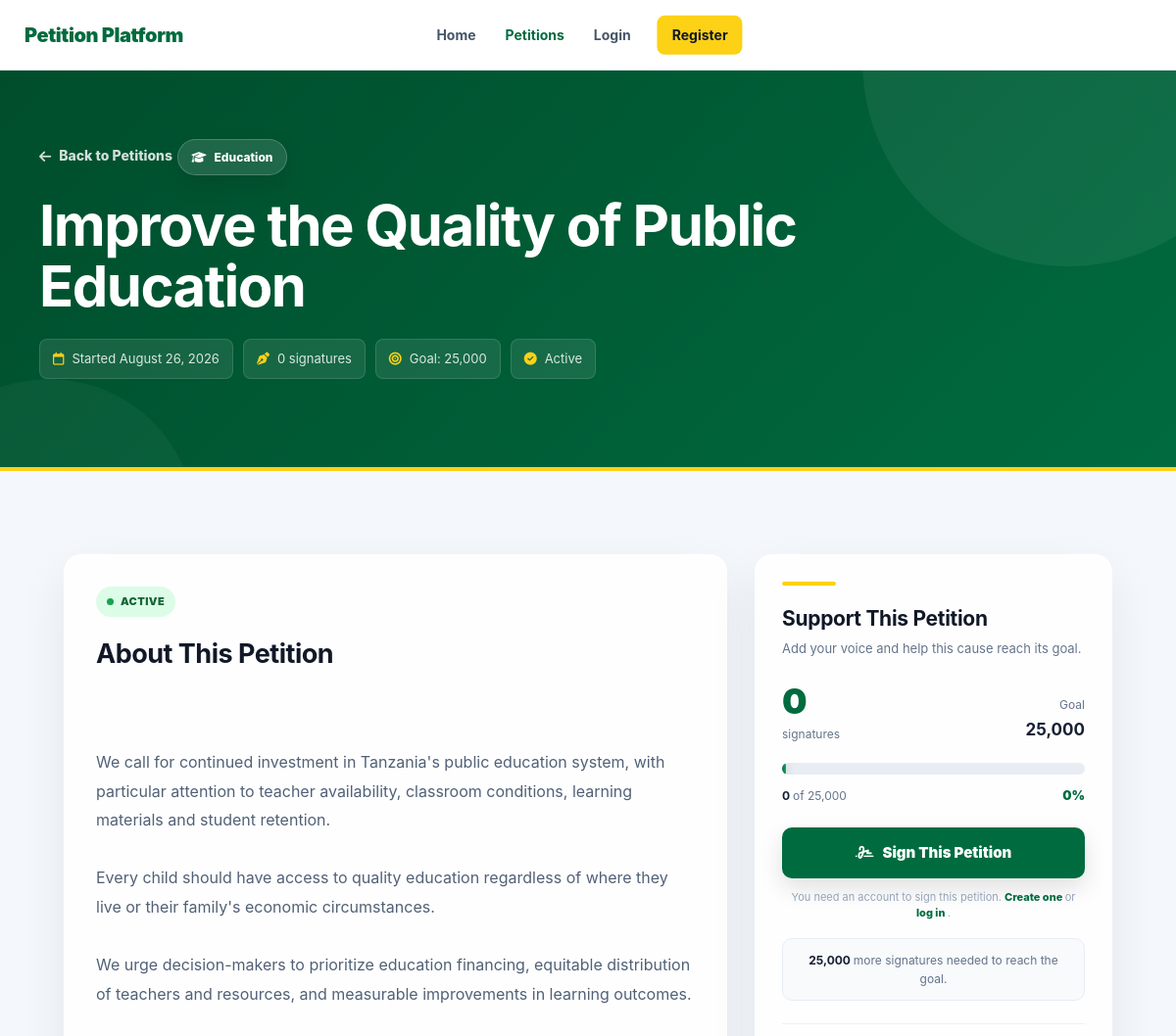
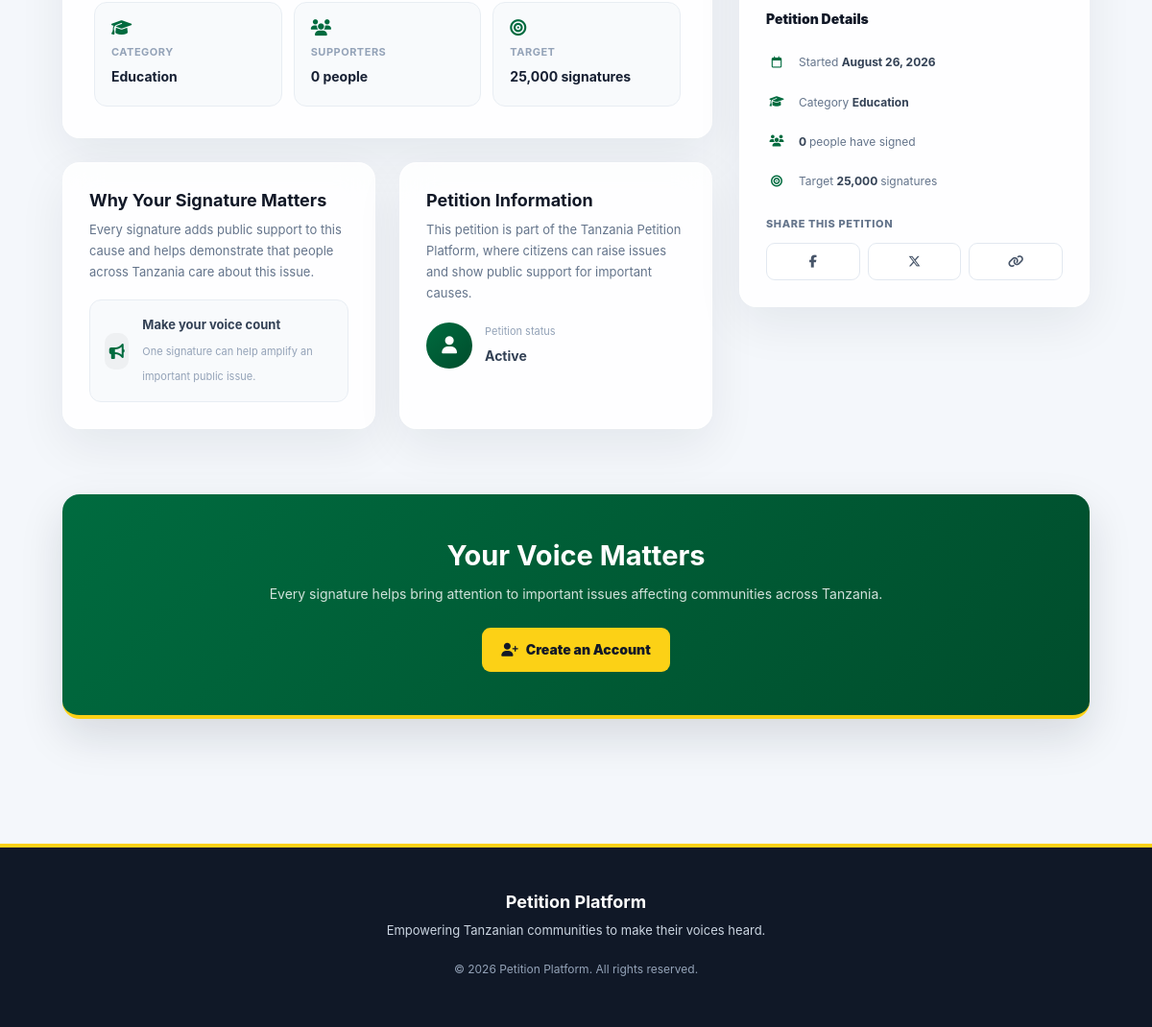
Screenshot of /petition.php?id=5 with the database file from the repository (2 pictures, top to bottom).
### tables this page shows
CREATE TABLE `petitions` (
  `id` int(10) unsigned NOT NULL AUTO_INCREMENT,
  `title` varchar(255) NOT NULL,
  `description` text NOT NULL,
  `category` varchar(100) NOT NULL DEFAULT 'Other',
  `goal` int(10) unsigned NOT NULL DEFAULT 1000,
  `status` enum('draft','active','closed') NOT NULL DEFAULT 'draft',
  `created_by` int(10) unsigned DEFAULT NULL,
  `created_at` timestamp NOT NULL DEFAULT current_timestamp(),
  `updated_at` timestamp NOT NULL DEFAULT current_timestamp() ON UPDATE current_timestamp(),
  PRIMARY KEY (`id`),
  KEY `idx_petitions_status` (`status`),
  KEY `idx_petitions_created_at` (`created_at`),
  KEY `fk_petitions_admin` (`created_by`),
  CONSTRAINT `fk_petitions_admin` FOREIGN KEY (`created_by`) REFERENCES `admins` (`id`) ON DELETE SET NULL ON UPDATE CASCADE
);

### petition.php (the view, shortened to what the rows shown need)
<?php
require_once "includes/db.php";
require_once "includes/functions.php";
$petition_id = isset($_GET['id'])
    ? (int) $_GET['id']
    : 0;
function detect_petition_category($title, $description, $database_category = '')
{
    $title = trim((string) $title);
    $description = trim((string) $description);
    $database_category = trim((string) $database_category);
    $text = strtolower($title . ' ' . $description);
    $scores = [];
    foreach ($categories as $category => $keywords) {
        $scores[$category] = 0;
        foreach ($keywords as $keyword) {
            $weight =
                strlen($keyword) > 8
                    ? 3
                    : 1;
            if (
                strpos($text, strtolower($keyword))
                !== false
            ) {
                $scores[$category] += $weight;
            }
        }
    }
    $best_category = '';
    $best_score = 0;
    foreach ($scores as $category => $score) {
        if ($score > $best_score) {
            $best_score = $score;
            $best_category = $category;
        }
    }
    return $best_category;
}
function petition_category_icon($category)
{
    $category = strtolower(trim($category));
    $icons = [
        'education'
            => 'fa-graduation-cap',
        'environment'
            => 'fa-leaf',
        'healthcare'
            => 'fa-heart-pulse',
        'human rights'
            => 'fa-scale-balanced',
        'government & public services'
            => 'fa-landmark',
        'community'
            => 'fa-people-group',
        'employment & workers'
            => 'fa-briefcase',
        'transport & roads'
            => 'fa-road',
        'housing & infrastructure'
            => 'fa-house',
        'animal welfare'
            => 'fa-paw',
        'business & economy'
            => 'fa-chart-line',
        'technology'
            => 'fa-microchip',
        'safety & security'
            => 'fa-shield-halved',
        'culture & heritage'
            => 'fa-landmark-dome',
        'sports & recreation'
            => 'fa-futbol'
    ];
    return isset($icons[$category])
        ? $icons[$category]
        : 'fa-bullhorn';
}
$sql = "
    SELECT
        p.id,
        p.title,
        p.description,
        p.category,
        p.goal,
        p.status,
        p.created_at,
        (
            SELECT COUNT(*)
            FROM signatures s
            WHERE s.petition_id = p.id
        ) AS signature_count
    FROM petitions p
    WHERE p.id = ?
    LIMIT 1
";
$stmt = $conn->prepare($sql);
$stmt->bind_param(
    "i",
    $petition_id
);
$stmt->execute();
$result = $stmt->get_result();
$petition = $result->fetch_assoc();
$category = detect_petition_category(
    $petition['title'],
    $petition['description'],
    $petition['category']
);
$category_icon = petition_category_icon(
    $category
);
$signatures = (int) $petition['signature_count'];
$goal = (int) $petition['goal'];
$percentage = 0;
if ($goal > 0) {
    $percentage =
        ($signatures / $goal) * 100;
    $percentage =
        min(100, $percentage);
}
$created_date = '';
if (!empty($petition['created_at'])) {
    $created_date = date(
        'F j, Y',
        strtotime($petition['created_at'])
    );
}
$description =
    trim(
        $petition['description'] ?? ''
    );
$petition_status =
    strtolower(
        trim(
            $petition['status'] ?? 'active'
        )
    );
$status_label =
    ucfirst(
        str_replace(
            '_',
            ' ',
            $petition_status
        )
    );
?>
<!DOCTYPE html>
<html lang="en">
<head>
    <link
        rel="stylesheet"
        href="assets/css/style.css"
    >
    <link
        rel="stylesheet"
        href="https://cdnjs.cloudflare.com/ajax/libs/font-awesome/6.5.2/css/all.min.css"
    >
</head>
<body>
<section class="petition-hero">
    <div class="petition-hero-inner">
        <a
            href="petitions.php"
            class="petition-back"
        >
            <i class="fa-solid fa-arrow-left"></i>
            Back to Petitions
        </a>
        <div class="petition-category-badge">
            <i
                class="fa-solid <?= e($category_icon) ?>"
            ></i>
            <?= e($category) ?>
        </div>
        <h1>
            <?= e($petition['title']) ?>
        </h1>
        <div class="petition-hero-meta">
            <?php if ($created_date !== ''): ?>
                <div class="petition-meta-item">
                    <i class="fa-regular fa-calendar"></i>
                    Started <?= e($created_date) ?>
                </div>
            <?php endif; ?>
            <div class="petition-meta-item">
                <i class="fa-solid fa-pen-nib"></i>
                <?= number_format($signatures) ?>
                signatures
            </div>
            <div class="petition-meta-item">
                <i class="fa-solid fa-bullseye"></i>
                Goal:
                <?= number_format($goal) ?>
            </div>
            <div class="petition-meta-item">
                <i class="fa-solid fa-circle-check"></i>
                <?= e($status_label) ?>
            </div>
        </div>
    </div>
</section>
<main class="petition-container">
    <div class="petition-layout">
        <div>
            <article
                class="petition-glass-card petition-content-card"
            >
                <div
                    class="petition-status <?= $petition_status === 'active'
                        ? 'petition-status-active'
                        : 'petition-status-closed' ?>"
                >
                    <span
                        class="petition-status-dot"
                    ></span>
                    <?= e($status_label) ?>
                </div>
                <div
                    class="petition-content-heading"
                >
                    <h2>
                        About This Petition
                    </h2>
                </div>
                <div
                    class="petition-description-full"
                >
                    <?= e($description) ?>
                </div>
                <div
                    class="petition-info-grid"
                >
                    <div
                        class="petition-info-box"
                    >
                    </div>
                    <div
                        class="petition-info-box"
                    >
                    </div>
                    <div
                        class="petition-info-box"
                    >
                        <i
                            class="fa-solid fa-bullseye"
                        ></i>
                        <span>
                            Target
                        </span>
                        <strong>
                            <?= number_format($goal) ?>
                            signatures
                        </strong>
                    </div>
                </div>
            </article>
            <div
                class="petition-lower-grid"
            >
                <section
                    class="petition-glass-card petition-lower-card"
                >
                    <div
                        class="petition-creator"
                    >
                        <div
                            class="petition-creator-info"
                        >
                            <span>
                                Petition status
                            </span>
                            <strong>
                                <?= e($status_label) ?>
                            </strong>
                        </div>
                    </div>
                </section>
            </div>
        </div>
        <aside
            class="petition-glass-card petition-action-card"
        >
            <h2
                class="petition-action-title"
            >
                Support This Petition
            </h2>
            <div
                class="petition-number-row"
            >
                <div
                    class="petition-target"
                >
                    Goal
                    <strong>
                        <?= number_format($goal) ?>
                    </strong>
                </div>
            </div>
            <div
                class="petition-progress-stats"
            >
                <span
                    class="petition-progress-left"
                >
                    <strong>
                    </strong>
                    of
                    <?= number_format($goal) ?>
                </span>
                <span
                    class="petition-percentage"
                >
                    <?= number_format($percentage, 0) ?>%
                </span>
            </div>
            <?php if ($created_date !== ''): ?>
                <div
                    class="petition-detail-row"
                >
                    <i
                        class="fa-regular fa-calendar"
                    ></i>
                    <span>
                        Started
                        <strong>
                            <?= e($created_date) ?>
                        </strong>
                    </span>
                </div>
            <?php endif; ?>
            <div
                class="petition-detail-row"
            >
                <span>
                    Target
                    <strong>
                        <?= number_format($goal) ?>
                    </strong>
                    signatures
                </span>
            </div>
        </aside>
    </div>
    <section
        class="petition-bottom-cta"
    >
        <h2>
            Your Voice Matters
        </h2>
    </section>
</main>
</body>
</html>

### rows the page displays
petitions: title "Improve the Quality of Public Education", created_at "August 26, 2026", goal "25,000", status "Active", status "ACTIVE", description "We call for continued investment in Tanzania's public education system, with particular attention to teacher availability, classroom conditions, learning materials and student retention. Every child should have access to quality education regardless of where they live or their family's economic circumstances. We urge decision-makers to prioritize education financing, equitable distribution of teachers and resources, and measurable improvements in learning outcomes."

### other values shown
$category "Education"
$signatures "0"
$percentage "0"
$remaining "25,000"
